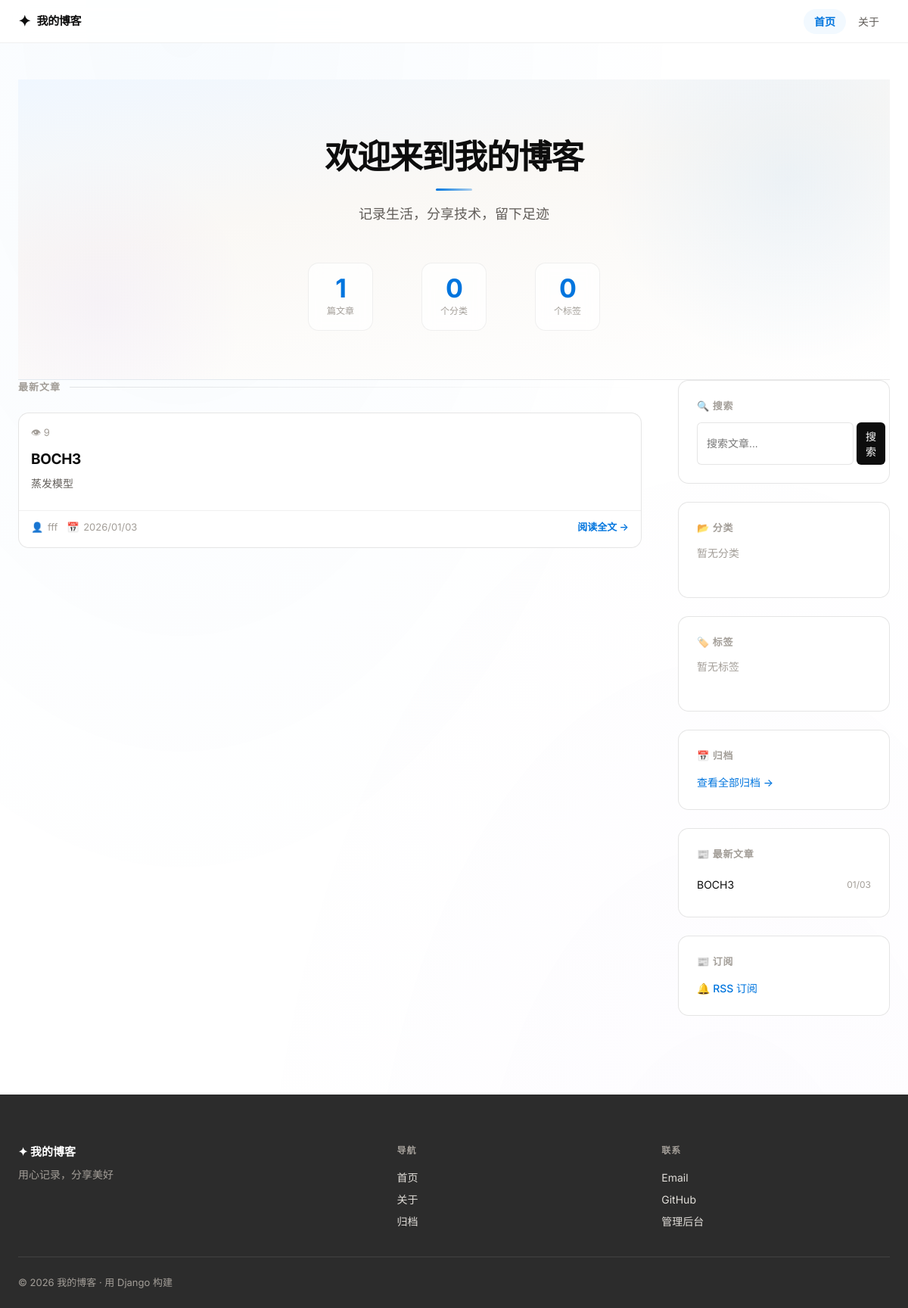
The page / on the database its author committed.
### blog/models.py (models this page shows, shortened)
class Post(models.Model):
    title = models.CharField(max_length=200, verbose_name="标题")
    slug = models.SlugField(max_length=200, unique=True, blank=True, verbose_name="URL标识")
    excerpt = models.TextField(max_length=500, blank=True, verbose_name="文章摘要")
    content = models.TextField(verbose_name="正文内容")
    author = models.ForeignKey(
        User,
        on_delete=models.CASCADE,
        verbose_name="作者"
    )
    category = models.ForeignKey(
        Category,
        on_delete=models.SET_NULL,
        null=True,
        blank=True,
        related_name='posts',
        verbose_name="分类"
    )
    tags = models.ManyToManyField(
        Tag,
        blank=True,
        related_name='posts',
        verbose_name="标签"
    )
    created_at = models.DateTimeField(auto_now_add=True, verbose_name="创建时间")
    updated_at = models.DateTimeField(auto_now=True, verbose_name="更新时间")
    is_published = models.BooleanField(default=True, verbose_name="是否发布")
    views = models.PositiveIntegerField(default=0, verbose_name="浏览次数")
    cover_image = models.ImageField(
        upload_to='covers/%Y/%m/',
        blank=True,
        null=True,
        verbose_name="封面图片"
    )
    class Meta:
        verbose_name = "文章"
        verbose_name_plural = "文章"
        ordering = ['-created_at']

### blog/views.py (the view)
# urls.py: path('', views.post_list, name='post_list'),
def post_list(request):
    q = request.GET.get("q", "").strip()
    posts_queryset = Post.objects.filter(is_published=True)
    if q:
        posts_queryset = posts_queryset.filter(Q(title__icontains=q) | Q(content__icontains=q))
    posts_queryset = posts_queryset.select_related("author", "category").prefetch_related("tags")
    paginator = Paginator(posts_queryset, 6)
    page_number = request.GET.get('page', 1)
    posts = paginator.get_page(page_number)
    context = {"posts": posts, "q": q}
    return render(request, 'blog/post_list.html', context)

### blog/context_processors.py (called while the page is built)
def sidebar_context(request):
    try:
        context = get_sidebar_context()
    except Exception:
        context = {
            "categories": [],
            "tags": [],
            "recent_posts": [],
        }
    context["q"] = request.GET.get("q", "").strip()
    return context

### blog/sidebar.py (called while the page is built)
def get_sidebar_context(*, exclude_post_id=None):
    categories = Category.objects.annotate(
        post_count=Count("posts", filter=Q(posts__is_published=True))
    )
    tags = Tag.objects.all()
    recent_posts_qs = Post.objects.filter(is_published=True)
    if exclude_post_id is not None:
        recent_posts_qs = recent_posts_qs.exclude(pk=exclude_post_id)
    recent_posts = recent_posts_qs[:5]
    return {
        "categories": categories,
        "tags": tags,
        "recent_posts": recent_posts,
    }

### templates/blog/post_list.html (shortened to what this page needs)
{% extends 'base.html' %}
{% block content %}
<section class="hero">
    <div class="hero-content">
        <h1 class="hero-title">欢迎来到我的博客</h1>
        <p class="hero-subtitle">记录生活，分享技术，留下足迹</p>
        <div class="hero-stats">
            <div class="stat-item">
                <span class="stat-number">{{ posts.paginator.count }}</span>
                <span class="stat-label">篇文章</span>
            </div>
            <div class="stat-item">
                <span class="stat-number">{{ categories|length }}</span>
                <span class="stat-label">个分类</span>
            </div>
            <div class="stat-item">
                <span class="stat-number">{{ tags|length }}</span>
                <span class="stat-label">个标签</span>
            </div>
        </div>
    </div>
</section>
<div class="content-wrapper">
    <section class="posts-section">
        <h2 class="section-title">最新文章</h2>
        {% if posts %}
        <div class="posts-grid">
            {% for post in posts %}
            <article class="post-card" style="animation-delay: {{ forloop.counter0 }}00ms">
                <div class="post-card-header">
                    <span class="post-views">👁 {{ post.views }}</span>
                </div>
                <div class="post-card-content">
                    <h3 class="post-title">
                        <a href="{% url 'blog:post_detail' post.slug %}">{{ post.title }}</a>
                    </h3>
                    <p class="post-excerpt">
                        {{ post.excerpt|truncatechars:120 }}
                    </p>
                </div>
                <div class="post-card-footer">
                    <div class="post-meta">
                        <span class="post-author">
                            <span class="icon">👤</span> {{ post.author.username }}
                        </span>
                        <span class="post-date">
                            <span class="icon">📅</span> {{ post.created_at|date:"Y/m/d" }}
                        </span>
                    </div>
                    <a href="{% url 'blog:post_detail' post.slug %}" class="read-more">
                        阅读全文 →
                    </a>
                </div>
            </article>
            {% endfor %}
        </div>
        {% endif %}
    </section>
    {% include 'blog/sidebar.html' %}
</div>
{% endblock %}

### templates/blog/sidebar.html
<aside class="sidebar">
    <div class="sidebar-widget search-widget">
        <h3 class="widget-title">🔍 搜索</h3>
        <form class="search-box" method="get" action="{% url 'blog:search' %}">
            <input type="text" name="q" value="{{ query|default:'' }}" placeholder="搜索文章..." class="search-input">
            <button type="submit" class="search-btn">搜索</button>
        </form>
    </div>
    <div class="sidebar-widget categories-widget">
        <h3 class="widget-title">📂 分类</h3>
        <ul class="category-list">
            {% for cat in categories %}
            <li>
                <a href="{% url 'blog:category_posts' cat.slug %}"
                    class="category-link {% if category.slug == cat.slug %}active{% endif %}">
                    <span class="category-name">{{ cat.name }}</span>
                    <span class="category-count">{{ cat.post_count }}</span>
                </a>
            </li>
            {% empty %}
            <li class="empty-hint">暂无分类</li>
            {% endfor %}
        </ul>
    </div>
    <div class="sidebar-widget tags-widget">
        <h3 class="widget-title">🏷️ 标签</h3>
        <div class="tag-cloud">
            {% for t in tags %}
            <a href="{% url 'blog:tag_posts' t.slug %}" class="tag-item {% if tag.slug == t.slug %}active{% endif %}">
                {{ t.name }}
            </a>
            {% empty %}
            <span class="empty-hint">暂无标签</span>
            {% endfor %}
        </div>
    </div>
    <div class="sidebar-widget archive-widget">
        <h3 class="widget-title">📅 归档</h3>
        <a href="{% url 'blog:archives' %}" class="archive-link">查看全部归档 →</a>
    </div>
    <div class="sidebar-widget recent-widget">
        <h3 class="widget-title">📰 最新文章</h3>
        <ul class="recent-posts">
            {% for p in recent_posts %}
            <li>
                <a href="{% url 'blog:post_detail' p.slug %}" class="recent-post-link">
                    <span class="recent-post-title">{{ p.title|truncatechars:25 }}</span>
                    <span class="recent-post-date">{{ p.created_at|date:"m/d" }}</span>
                </a>
            </li>
            {% empty %}
            <li class="empty-hint">暂无文章</li>
            {% endfor %}
        </ul>
    </div>
    <div class="sidebar-widget rss-widget">
        <h3 class="widget-title">📰 订阅</h3>
        <a href="{% url 'blog:feed' %}" class="rss-link" target="_blank">
            🔔 RSS 订阅
        </a>
    </div>
</aside>

### rows shown on the page
Post: views "9", title "BOCH3", excerpt "蒸发模型", author.username "fff", created_at "2026/01/03", created_at "01/03"

### other values the page prints
{{ posts.paginator.count }} "1"
{{ categories|length }} "0"
{{ tags|length }} "0"
